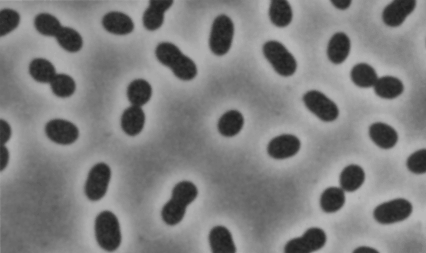
%> input picture lab3/images/bacteria.tif, 426 x 253 px
$ octave --eval "result = splitimagef('../../lab3/images/bacteria.tif');"   (GNU Octave 9; MATLAB toolbox functions it lacks are replaced by stand-ins)
%> lines starting %> are read from the running program, lines starting %| are printed output that depends on the picture; in (x1, y1, x2, y2) boxes, pixels count from 0 and x2, y2 are one past the last pixel; in counts of white or black regions, pixels touching at a corner belong together; the program's own positions count from 1
function [im1, im2, im3] = splitimagef(name)
%> called with name = '../../lab3/images/bacteria.tif'

img = imread(name);
%> img is the input picture: size 253x426 uint8; min 33, max 184, mean 127.8
img = medfilt2(img);
bw_img = imbinarize(img,"global");
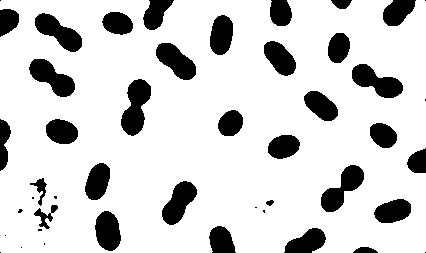
%> bw_img: size 253x426 logical; 82.6% white; 46 black regions (14 under 20 px), largest, box (x1, y1, x2, y2) and area: (121, 79, 151, 136) 1049, (321, 165, 364, 212) 945, (352, 64, 403, 98) 943

%figure(3)
im = imcomplement(bw_img);
im = bwareaopen(im,20);
% [9 lines of commented-out code are left out]

[h,w] = size(uint8(255.*im));
%> h = 253; w = 426
y = sum(im);
%> y = 426 values, max 87 at index 225, min 0 at index 20, mean 44.02
x = 1:1:w;
%> x = 426 values from 1 to 426
%figure(6)
%plot(x,y) % funkar som tänkt

% begin by removing edges

cutfirst = find(y,1,'first');
%> cutfirst = 1
cutlast = find(y,1,'last');
%> cutlast = 426

im = im(:,cutfirst:cutlast);
%figure(24)
%imshow(im)
% after edges removed check if there exists zeros
y = sum(im);
if all(y) == 0
    % find where gaps appear and split into 3 parts
    cutfirst = find(y == 0,1,'first') - 1;
%> cutfirst = 19
    cutlast = find(y == 0,1,'last') + 1;
%> cutlast = 265
    split1 = im(:,1:cutfirst);
    ysplit1 = sum(split1);
%> ysplit1 = 19 values, max 79 at index 1, min 9 at index 19, mean 41.32
    split2 = im(:,(cutfirst+1):(cutlast-1));
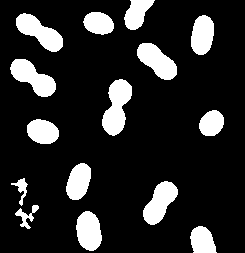
%> split2: size 253x245 logical; 16.1% white; 15 white regions, largest, box (x1, y1, x2, y2) and area: (102, 79, 132, 136) 1049, (10, 59, 56, 97) 926, (16, 13, 63, 52) 920
    ysplit2 = sum(split2);
%> ysplit2 = 245 values, max 87 at index 206, min 0 at index 1, mean 40.8
    split3 = im(:,cutlast:end);
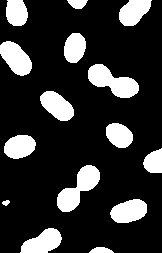
%> split3: size 253x162 logical; 19.5% white; 15 white regions, largest, box (x1, y1, x2, y2) and area: (57, 165, 100, 212) 945, (88, 64, 139, 98) 943, (0, 41, 32, 76) 723
    ysplit3 = sum(split3);
%> ysplit3 = 162 values, max 85 at index 125, min 9 at index 1, mean 49.21
    % [6 lines of commented-out code are left out]

    if any(ysplit2) % if middle part has non-zero values = no overlaps, all images will be done after this
        vals = find(ysplit2);
%> vals = 199 values from 11 to 224
        cutfirst = vals(1);
%> cutfirst = 11
        cutlast = vals(end);
%> cutlast = 224
        split2 = split2(:,cutfirst:cutlast);
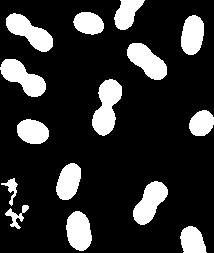
%> split2: size 253x214 logical; 18.5% white; 15 white regions, largest, box (x1, y1, x2, y2) and area: (92, 79, 122, 136) 1049, (0, 59, 46, 97) 926, (6, 13, 53, 52) 920
        %figure(15)
        %imshow(split2)
        im1 = split1;
        im2 = split2;
        im3 = split3;

    else % middle part only has zeros which means one of the other images has overlaps, need special treatment

        if length(ysplit1) > length(ysplit3) %
            locmin = find(islocalmin(ysplit1)); % tar fram index för alla locala minima
            %behöver kolla vilken av dom som ger lägsta y-värdet men vill inte
            %tappa indexet
            ylocmin = ysplit1(locmin);
            [a,b] = min(ylocmin);
            split = locmin(b);

            im1 = split1(:,1:split);
            im2 = split1(:,split:end);
            im3 = split3;
        else
            locmin = find(islocalmin(ysplit3));
            ylocmin = ysplit3(locmin);
            [a,b] = min(ylocmin);
            split = locmin(b);

            im1 = split1;
            im2 = split3(:,1:split);
            im3 = split3(:,split:end);

        end
    end
else % special case all numbers overlap
    locmin = find(islocalmin(y)); % tar fram index för alla locala minima
    %behöver kolla vilken av dom som ger lägsta y-värdet men vill inte
    %tappa indexet


    ylocmin = y(locmin);
    [a,b] = min(ylocmin);
    cut = locmin(b);
    split1 = im(:,1:cut);
    split2 = im(:,cut:end);

    [h,w] = size(uint8(255.*im));
    y = sum(im);
    x = 1:1:w;
    %figure(66)
    %plot(x,y)
    ysplit1 = sum(split1);
    ysplit2 = sum(split2);

    if length(ysplit1) > length(ysplit2) %
        locmin = find(islocalmin(ysplit1)); % tar fram index för alla locala minima
        %behöver kolla vilken av dom som ger lägsta y-värdet men vill inte
        %tappa indexet
        ylocmin = ysplit1(locmin);
        [a,b] = min(ylocmin);
        split = locmin(b);

        im1 = split1(:,1:split);
        im2 = split1(:,split:end);
        im3 = split2;
    else
        locmin = find(islocalmin(ysplit2));
        ylocmin = ysplit2(locmin);
        [a,b] = min(ylocmin);
        split = locmin(b);

        im1 = split1;
        im2 = split2(:,1:split);
        im3 = split2(:,split:end);
    end

end

% remove edges åt andra hållet här

y1 = sum(im1,2);
%> y1 = 253 values, max 19 at index 15, min 0 at index 1, mean 3.1
y2 = sum(im2,2);
%> y2 = 253 values, max 93 at index 24, min 0 at index 145, mean 39.51
y3 = sum(im3,2);
%> y3 = 253 values, max 60 at index 1, min 0 at index 27, mean 31.51

cutfirst1 = find(y1,1,'first');
%> cutfirst1 = 10
cutlast1 = find(y1,1,'last');
%> cutlast1 = 171
cutfirst2 = find(y2,1,'first');
%> cutfirst2 = 1
cutlast2 = find(y2,1,'last');
%> cutlast2 = 253
cutfirst3 = find(y3,1,'first');
%> cutfirst3 = 1
cutlast3 = find(y3,1,'last');
%> cutlast3 = 253

im1 = im1(cutfirst1:cutlast1,:);
im2 = im2(cutfirst2:cutlast2,:);
im3 = im3(cutfirst3:cutlast3,:);


% resize images

im1 = imresize(im1,[40 40]);
%> im1: size 40x40 logical; 25.8% white; 2 white regions, box (x1, y1, x2, y2) and area: (0, 0, 40, 7) 213, (0, 27, 23, 40) 200
im2 = imresize(im2,[40 40]);
%> im2: size 40x40 logical; 18.4% white; 16 white regions (8 under 20 px), largest, box (x1, y1, x2, y2) and area: (17, 12, 23, 22) 31, (1, 2, 10, 8) 29, (0, 9, 9, 15) 27
im3 = imresize(im3,[40 40]);
%> im3: size 40x40 logical; 19.3% white; 15 white regions (4 under 20 px), largest, box (x1, y1, x2, y2) and area: (22, 10, 34, 15) 37, (14, 26, 25, 34) 37, (0, 6, 8, 12) 30

% superimpose on empty matrix to add padding

%[h1,w1] = size(im1);
%[h2,w2] = size(im2);
%[h3,w3] = size(im3);

nr1 = zeros(56,56);
nr2 = zeros(56,56);
nr3 = zeros(56,56);

nr1(8:47,8:47) = im1;
%> nr1: size 56x56 double; values 0 (black) and 1 (white), 13.2% white; 2 white regions, box (x1, y1, x2, y2) and area: (7, 7, 47, 14) 213, (7, 34, 30, 47) 200
nr2(8:47,8:47) = im2;
%> nr2: size 56x56 double; values 0 (black) and 1 (white), 9.4% white in thin lines or dots, all inside (x1, y1, x2, y2) = (7, 7, 47, 47)
nr3(8:47,8:47) = im3;
%> nr3: size 56x56 double; values 0 (black) and 1 (white), 9.9% white; 15 white regions (4 under 20 px), largest, box (x1, y1, x2, y2) and area: (29, 17, 41, 22) 37, (21, 33, 32, 41) 37, (7, 13, 15, 19) 30

se = strel('disk',2);
nr1 = imclose(nr1,se);
%> nr1: size 56x56 double; values 0 (black) and 1 (white), 13.6% white; 2 white regions, box (x1, y1, x2, y2) and area: (7, 34, 30, 47) 215, (7, 7, 47, 14) 213
nr2 = imclose(nr2,se);
nr3 = imclose(nr3,se);
%> nr3: size 56x56 double; values 0 (black) and 1 (white), 10.6% white; 12 white regions (4 under 20 px), largest, box (x1, y1, x2, y2) and area: (12, 33, 32, 47) 71, (23, 12, 41, 22) 64, (7, 7, 15, 19) 55

nr1 = imgaussfilt(255*nr1,1.5);
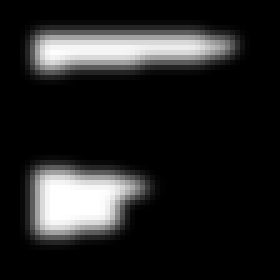
%> nr1: size 56x56 double (shown 5 times larger); min 0, max 255, mean 34.8
nr2 = imgaussfilt(255*nr2,1.5);
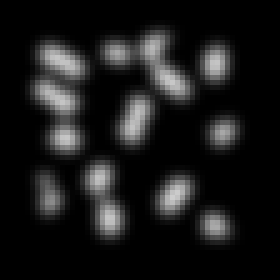
%> nr2: size 56x56 double (shown 5 times larger); min 0, max 205.3, mean 25.8
nr3 = imgaussfilt(255*nr3,1.5);
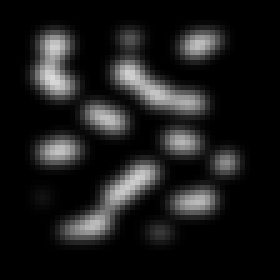
%> nr3: size 56x56 double (shown 5 times larger); min 0, max 218.5, mean 26.9

im1 = nr1;
im2 = nr2;
im3 = nr3;

% [4 lines of commented-out code are left out]
